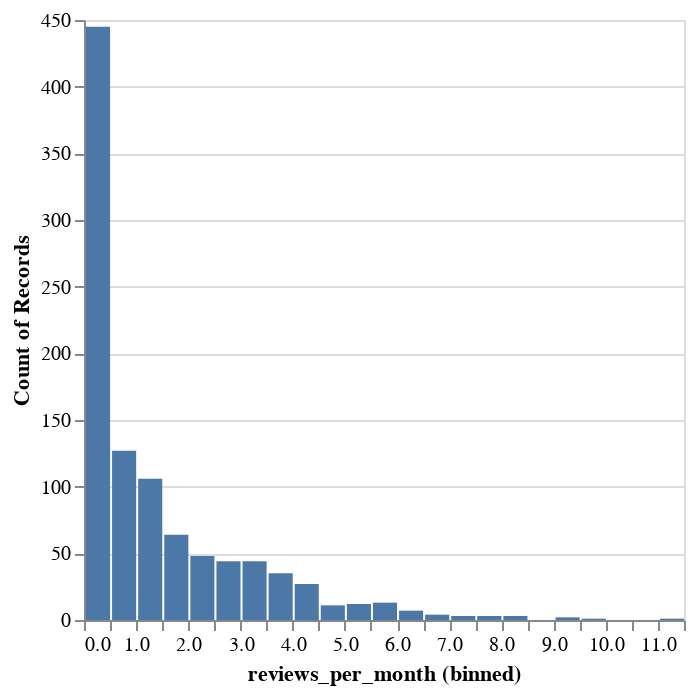

Notebook code for this chart:
### Markdown cell above
The above chart shows the distribution of the target in the train dataframe

### Code cell
alt.Chart(test_df).mark_bar().encode(
    x = alt.X("reviews_per_month").bin(maxbins=40),
    y = alt.Y("count()")
)

### Figure 1 — Vega specification as saved in the notebook (floating-point values rounded to 4 significant figures)
{"$schema": "https://vega.github.io/schema/vega/v5.json", "data": [{"name": "source_0", "values": [{"__count": 445, "bin_maxbins_40_reviews_per_month": 0.0, "bin_maxbins_40_reviews_per_month_end": 0.5}, {"__count": 127, "bin_maxbins_40_reviews_per_month": 0.5, "bin_maxbins_40_reviews_per_month_end": 1.0}, {"__count": 106, "bin_maxbins_40_reviews_per_month": 1.0, "bin_maxbins_40_reviews_per_month_end": 1.5}, {"__count": 48, "bin_maxbins_40_reviews_per_month": 2.0, "bin_maxbins_40_reviews_per_month_end": 2.5}, {"__count": 44, "bin_maxbins_40_reviews_per_month": 3.0, "bin_maxbins_40_reviews_per_month_end": 3.5}, {"__count": 27, "bin_maxbins_40_reviews_per_month": 4.0, "bin_maxbins_40_reviews_per_month_end": 4.5}, {"__count": 11, "bin_maxbins_40_reviews_per_month": 4.5, "bin_maxbins_40_reviews_per_month_end": 5.0}, {"__count": 3, "bin_maxbins_40_reviews_per_month": 8.0, "bin_maxbins_40_reviews_per_month_end": 8.5}, {"__count": 64, "bin_maxbins_40_reviews_per_month": 1.5, "bin_maxbins_40_reviews_per_month_end": 2.0}, {"__count": 35, "bin_maxbins_40_reviews_per_month": 3.5, "bin_maxbins_40_reviews_per_month_end": 4.0}, {"__count": 4, "bin_maxbins_40_reviews_per_month": 6.5, "bin_maxbins_40_reviews_per_month_end": 7.0}, {"__count": 44, "bin_maxbins_40_reviews_per_month": 2.5, "bin_maxbins_40_reviews_per_month_end": 3.0}, {"__count": 3, "bin_maxbins_40_reviews_per_month": 7.5, "bin_maxbins_40_reviews_per_month_end": 8.0}, {"__count": 13, "bin_maxbins_40_reviews_per_month": 5.5, "bin_maxbins_40_reviews_per_month_end": 6.0}, {"__count": 7, "bin_maxbins_40_reviews_per_month": 6.0, "bin_maxbins_40_reviews_per_month_end": 6.5}, {"__count": 12, "bin_maxbins_40_reviews_per_month": 5.0, "bin_maxbins_40_reviews_per_month_end": 5.5}, {"__count": 1, "bin_maxbins_40_reviews_per_month": 9.5, "bin_maxbins_40_reviews_per_month_end": 10.0}, {"__count": 2, "bin_maxbins_40_reviews_per_month": 9.0, "bin_maxbins_40_reviews_per_month_end": 9.5}, {"__count": 3, "bin_maxbins_40_reviews_per_month": 7.0, "bin_maxbins_40_reviews_per_month_end": 7.5}, {"__count": 1, "bin_maxbins_40_reviews_per_month": 11.0, "bin_maxbins_40_reviews_per_month_end": 11.5}]}, {"name": "source_0_y_domain___count", "values": [{"min": 1, "max": 445}]}], "signals": [{"name": "bin_maxbins_40_reviews_per_month_bins", "value": {"fields": ["reviews_per_month"], "fname": "bin_reviews_per_month", "start": 0.0, "step": 0.5, "stop": 11.5}}], "marks": [{"type": "rect", "name": "marks", "from": {"data": "source_0"}, "encode": {"update": {"x": {"field": "bin_maxbins_40_reviews_per_month_end", "scale": "x", "offset": {"signal": "0.5 + (abs(scale(\"x\", datum[\"bin_maxbins_40_reviews_per_month_end\"]) - scale(\"x\", datum[\"bin_maxbins_40_reviews_per_month\"])) < 0.25 ? 0.5 * (0.25 - (abs(scale(\"x\", datum[\"bin_maxbins_40_reviews_per_month_end\"]) - scale(\"x\", datum[\"bin_maxbins_40_reviews_per_month\"])))) : -0.5)"}}, "y": {"field": "__count", "scale": "y"}, "fill": {"value": "#4c78a8"}, "y2": {"value": 0, "scale": "y"}, "ariaRoleDescription": {"value": "bar"}, "description": {"signal": "\"reviews_per_month (binned): \" + (!isValid(datum[\"bin_maxbins_40_reviews_per_month\"]) || !isFinite(+datum[\"bin_maxbins_40_reviews_per_month\"]) ? \"null\" : format(datum[\"bin_maxbins_40_reviews_per_month\"], \"\") + \" – \" + format(datum[\"bin_maxbins_40_reviews_per_month_end\"], \"\")) + \"; Count of Records: \" + (format(datum[\"__count\"], \"\"))"}, "x2": {"field": "bin_maxbins_40_reviews_per_month", "scale": "x", "offset": {"signal": "0.5 + (abs(scale(\"x\", datum[\"bin_maxbins_40_reviews_per_month_end\"]) - scale(\"x\", datum[\"bin_maxbins_40_reviews_per_month\"])) < 0.25 ? -0.5 * (0.25 - (abs(scale(\"x\", datum[\"bin_maxbins_40_reviews_per_month_end\"]) - scale(\"x\", datum[\"bin_maxbins_40_reviews_per_month\"])))) : 0.5)"}}}}, "style": ["bar"]}], "scales": [{"name": "x", "type": "linear", "domain": {"signal": "[bin_maxbins_40_reviews_per_month_bins.start, bin_maxbins_40_reviews_per_month_bins.stop]"}, "range": [0, {"signal": "width"}], "bins": {"signal": "bin_maxbins_40_reviews_per_month_bins"}, "zero": false}, {"name": "y", "type": "linear", "domain": [{"signal": "(data(\"source_0_y_domain___count\")[0] || {}).min"}, {"signal": "(data(\"source_0_y_domain___count\")[0] || {}).max"}], "range": [{"signal": "height"}, 0], "nice": true, "zero": true}], "axes": [{"scale": "y", "zindex": 0, "labels": false, "aria": false, "maxExtent": 0, "gridScale": "x", "grid": true, "orient": "left", "tickCount": {"signal": "ceil(height/40)"}, "domain": false, "minExtent": 0, "ticks": false}, {"scale": "x", "orient": "bottom", "grid": false, "title": "reviews_per_month (binned)", "labelOverlap": true, "zindex": 0, "tickCount": {"signal": "ceil(width/10)"}, "labelFlush": true}, {"scale": "y", "orient": "left", "labelOverlap": true, "grid": false, "zindex": 0, "title": "Count of Records", "tickCount": {"signal": "ceil(height/40)"}}], "background": "white", "width": 300, "height": 300, "padding": 5, "style": "cell"}
